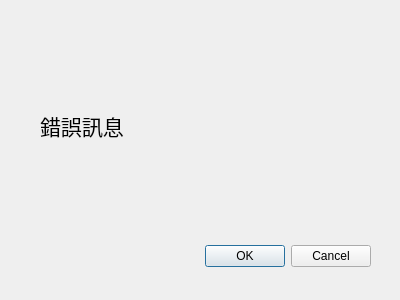
<?xml version="1.0" encoding="UTF-8"?>
<ui version="4.0">
 <class>Dialog</class>
 <widget class="QDialog" name="Dialog">
  <property name="geometry">
   <rect>
    <x>0</x>
    <y>0</y>
    <width>400</width>
    <height>300</height>
   </rect>
  </property>
  <property name="windowTitle">
   <string>Dialog</string>
  </property>
  <widget class="QDialogButtonBox" name="buttonBox">
   <property name="geometry">
    <rect>
     <x>30</x>
     <y>240</y>
     <width>341</width>
     <height>32</height>
    </rect>
   </property>
   <property name="orientation">
    <enum>Qt::Horizontal</enum>
   </property>
   <property name="standardButtons">
    <set>QDialogButtonBox::Cancel|QDialogButtonBox::Ok</set>
   </property>
  </widget>
  <widget class="QLabel" name="label">
   <property name="geometry">
    <rect>
     <x>40</x>
     <y>110</y>
     <width>321</width>
     <height>31</height>
    </rect>
   </property>
   <property name="font">
    <font>
     <family>細明體</family>
     <pointsize>16</pointsize>
    </font>
   </property>
   <property name="text">
    <string>錯誤訊息</string>
   </property>
  </widget>
 </widget>
 <resources/>
 <connections>
  <connection>
   <sender>buttonBox</sender>
   <signal>accepted()</signal>
   <receiver>Dialog</receiver>
   <slot>accept()</slot>
   <hints>
    <hint type="sourcelabel">
     <x>248</x>
     <y>254</y>
    </hint>
    <hint type="destinationlabel">
     <x>157</x>
     <y>274</y>
    </hint>
   </hints>
  </connection>
  <connection>
   <sender>buttonBox</sender>
   <signal>rejected()</signal>
   <receiver>Dialog</receiver>
   <slot>reject()</slot>
   <hints>
    <hint type="sourcelabel">
     <x>316</x>
     <y>260</y>
    </hint>
    <hint type="destinationlabel">
     <x>286</x>
     <y>274</y>
    </hint>
   </hints>
  </connection>
 </connections>
</ui>
